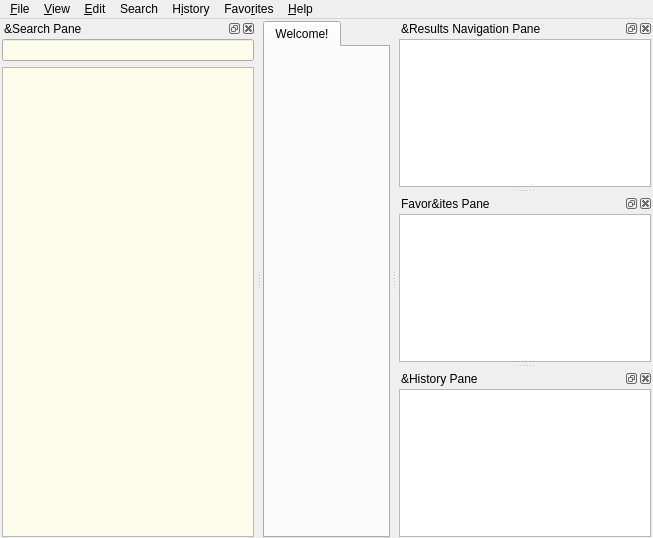
<?xml version="1.0" encoding="UTF-8"?>
<ui version="4.0">
 <class>MainWindow</class>
 <widget class="QMainWindow" name="MainWindow">
  <property name="geometry">
   <rect>
    <x>0</x>
    <y>0</y>
    <width>653</width>
    <height>538</height>
   </rect>
  </property>
  <property name="windowTitle">
   <string notr="true">GoldenDict</string>
  </property>
  <widget class="QWidget" name="centralWidget">
   <layout class="QHBoxLayout" name="horizontalLayout_2">
    <property name="leftMargin">
     <number>1</number>
    </property>
    <property name="topMargin">
     <number>2</number>
    </property>
    <property name="rightMargin">
     <number>1</number>
    </property>
    <property name="bottomMargin">
     <number>0</number>
    </property>
    <item>
     <widget class="MainTabWidget" name="tabWidget">
      <property name="currentIndex">
       <number>0</number>
      </property>
      <property name="iconSize">
       <size>
        <width>16</width>
        <height>16</height>
       </size>
      </property>
      <property name="elideMode">
       <enum>Qt::ElideRight</enum>
      </property>
      <widget class="QWidget" name="tab">
       <attribute name="title">
        <string>Welcome!</string>
       </attribute>
       <layout class="QHBoxLayout" name="horizontalLayout_4">
        <property name="leftMargin">
         <number>0</number>
        </property>
        <property name="topMargin">
         <number>0</number>
        </property>
        <property name="rightMargin">
         <number>0</number>
        </property>
        <property name="bottomMargin">
         <number>0</number>
        </property>
       </layout>
      </widget>
     </widget>
    </item>
   </layout>
  </widget>
  <widget class="QMenuBar" name="menubar">
   <property name="geometry">
    <rect>
     <x>0</x>
     <y>0</y>
     <width>653</width>
     <height>32</height>
    </rect>
   </property>
   <widget class="QMenu" name="menuFile">
    <property name="title">
     <string>&amp;File</string>
    </property>
    <addaction name="newTab"/>
    <addaction name="separator"/>
    <addaction name="pageSetup"/>
    <addaction name="printPreview"/>
    <addaction name="print"/>
    <addaction name="separator"/>
    <addaction name="saveArticle"/>
    <addaction name="separator"/>
    <addaction name="rescanFiles"/>
    <addaction name="separator"/>
    <addaction name="actionCloseToTray"/>
    <addaction name="quit"/>
   </widget>
   <widget class="QMenu" name="menu_Edit">
    <property name="title">
     <string>&amp;Edit</string>
    </property>
    <addaction name="dictionaries"/>
    <addaction name="preferences"/>
   </widget>
   <widget class="QMenu" name="menu_Help">
    <property name="title">
     <string>&amp;Help</string>
    </property>
    <addaction name="showReference"/>
    <addaction name="separator"/>
    <addaction name="visitHomepage"/>
    <addaction name="visitForum"/>
    <addaction name="separator"/>
    <addaction name="openConfigFolder"/>
    <addaction name="separator"/>
    <addaction name="about"/>
   </widget>
   <widget class="QMenu" name="menuView">
    <property name="title">
     <string>&amp;View</string>
    </property>
    <widget class="QMenu" name="menuZoom">
     <property name="title">
      <string>&amp;Zoom</string>
     </property>
    </widget>
    <addaction name="menuZoom"/>
   </widget>
   <widget class="QMenu" name="menuHistory">
    <property name="title">
     <string>H&amp;istory</string>
    </property>
    <addaction name="showHideHistory"/>
    <addaction name="exportHistory"/>
    <addaction name="importHistory"/>
    <addaction name="separator"/>
    <addaction name="clearHistory"/>
   </widget>
   <widget class="QMenu" name="menuSearch">
    <property name="title">
     <string>Search</string>
    </property>
    <addaction name="searchInPageAction"/>
    <addaction name="fullTextSearchAction"/>
   </widget>
   <widget class="QMenu" name="menuFavorites">
    <property name="title">
     <string>Favo&amp;rites</string>
    </property>
    <addaction name="showHideFavorites"/>
    <addaction name="exportFavorites"/>
    <addaction name="ExportFavoritesToList"/>
    <addaction name="importFavorites"/>
    <addaction name="SyncFavorites"/>
    <addaction name="separator"/>
    <addaction name="actionAddToFavorites"/>
   </widget>
   <addaction name="menuFile"/>
   <addaction name="menuView"/>
   <addaction name="menu_Edit"/>
   <addaction name="menuSearch"/>
   <addaction name="menuHistory"/>
   <addaction name="menuFavorites"/>
   <addaction name="menu_Help"/>
  </widget>
  <widget class="QDockWidget" name="searchPane">
   <property name="windowTitle">
    <string>&amp;Search Pane</string>
   </property>
   <attribute name="dockWidgetArea">
    <number>1</number>
   </attribute>
   <widget class="SearchPaneWidget" name="searchPaneWidget">
    <property name="sizePolicy">
     <sizepolicy hsizetype="Preferred" vsizetype="Preferred">
      <horstretch>0</horstretch>
      <verstretch>0</verstretch>
     </sizepolicy>
    </property>
    <layout class="QVBoxLayout" name="verticalLayout">
     <property name="leftMargin">
      <number>2</number>
     </property>
     <property name="topMargin">
      <number>1</number>
     </property>
     <property name="rightMargin">
      <number>2</number>
     </property>
     <property name="bottomMargin">
      <number>1</number>
     </property>
     <item>
      <widget class="QLineEdit" name="translateLine">
       <property name="minimumSize">
        <size>
         <width>200</width>
         <height>0</height>
        </size>
       </property>
       <property name="baseSize">
        <size>
         <width>0</width>
         <height>0</height>
        </size>
       </property>
       <property name="palette">
        <palette>
         <active>
          <colorrole role="Base">
           <brush brushstyle="SolidPattern">
            <color alpha="255">
             <red>254</red>
             <green>253</green>
             <blue>235</blue>
            </color>
           </brush>
          </colorrole>
         </active>
         <inactive>
          <colorrole role="Base">
           <brush brushstyle="SolidPattern">
            <color alpha="255">
             <red>254</red>
             <green>253</green>
             <blue>235</blue>
            </color>
           </brush>
          </colorrole>
         </inactive>
         <disabled>
          <colorrole role="Base">
           <brush brushstyle="SolidPattern">
            <color alpha="255">
             <red>255</red>
             <green>255</green>
             <blue>255</blue>
            </color>
           </brush>
          </colorrole>
         </disabled>
        </palette>
       </property>
       <property name="frame">
        <bool>true</bool>
       </property>
      </widget>
     </item>
     <item>
      <widget class="WordList" name="wordList">
       <property name="palette">
        <palette>
         <active>
          <colorrole role="Base">
           <brush brushstyle="SolidPattern">
            <color alpha="255">
             <red>254</red>
             <green>253</green>
             <blue>235</blue>
            </color>
           </brush>
          </colorrole>
         </active>
         <inactive>
          <colorrole role="Base">
           <brush brushstyle="SolidPattern">
            <color alpha="255">
             <red>254</red>
             <green>253</green>
             <blue>235</blue>
            </color>
           </brush>
          </colorrole>
         </inactive>
         <disabled>
          <colorrole role="Base">
           <brush brushstyle="SolidPattern">
            <color alpha="255">
             <red>255</red>
             <green>255</green>
             <blue>255</blue>
            </color>
           </brush>
          </colorrole>
         </disabled>
        </palette>
       </property>
      </widget>
     </item>
    </layout>
   </widget>
  </widget>
  <widget class="QDockWidget" name="dictsPane">
   <property name="windowTitle">
    <string>&amp;Results Navigation Pane</string>
   </property>
   <attribute name="dockWidgetArea">
    <number>2</number>
   </attribute>
   <widget class="DictsPaneWidget" name="dictsPaneWidget">
    <layout class="QVBoxLayout" name="verticalLayout_2">
     <property name="leftMargin">
      <number>2</number>
     </property>
     <property name="topMargin">
      <number>1</number>
     </property>
     <property name="rightMargin">
      <number>2</number>
     </property>
     <property name="bottomMargin">
      <number>1</number>
     </property>
     <item>
      <widget class="QListWidget" name="dictsList"/>
     </item>
    </layout>
   </widget>
  </widget>
  <widget class="QDockWidget" name="favoritesPane">
   <property name="windowTitle">
    <string>Favor&amp;ites Pane</string>
   </property>
   <attribute name="dockWidgetArea">
    <number>2</number>
   </attribute>
   <widget class="FavoritesPaneWidget" name="favoritesPaneWidget">
    <layout class="QVBoxLayout" name="verticalLayout_3">
     <property name="leftMargin">
      <number>2</number>
     </property>
     <property name="topMargin">
      <number>1</number>
     </property>
     <property name="rightMargin">
      <number>2</number>
     </property>
     <property name="bottomMargin">
      <number>1</number>
     </property>
     <item>
      <widget class="TreeView" name="favoritesTree"/>
     </item>
    </layout>
   </widget>
  </widget>
  <widget class="QDockWidget" name="historyPane">
   <property name="windowTitle">
    <string>&amp;History Pane</string>
   </property>
   <attribute name="dockWidgetArea">
    <number>2</number>
   </attribute>
   <widget class="HistoryPaneWidget" name="historyPaneWidget">
    <layout class="QVBoxLayout" name="verticalLayout_4">
     <property name="spacing">
      <number>2</number>
     </property>
     <property name="leftMargin">
      <number>2</number>
     </property>
     <property name="topMargin">
      <number>1</number>
     </property>
     <property name="rightMargin">
      <number>2</number>
     </property>
     <property name="bottomMargin">
      <number>1</number>
     </property>
     <item>
      <widget class="QListView" name="historyList"/>
     </item>
    </layout>
   </widget>
  </widget>
  <action name="dictionaries">
   <property name="icon">
    <iconset resource="resources.qrc">
     <normaloff>:/icons/book.png</normaloff>:/icons/book.png</iconset>
   </property>
   <property name="text">
    <string>&amp;Dictionaries...</string>
   </property>
   <property name="shortcut">
    <string>F3</string>
   </property>
   <property name="menuRole">
    <enum>QAction::NoRole</enum>
   </property>
  </action>
  <action name="preferences">
   <property name="icon">
    <iconset resource="resources.qrc">
     <normaloff>:/icons/configure.png</normaloff>:/icons/configure.png</iconset>
   </property>
   <property name="text">
    <string>&amp;Preferences...</string>
   </property>
   <property name="shortcut">
    <string>F4</string>
   </property>
   <property name="menuRole">
    <enum>QAction::PreferencesRole</enum>
   </property>
  </action>
  <action name="visitHomepage">
   <property name="text">
    <string>&amp;Homepage</string>
   </property>
   <property name="menuRole">
    <enum>QAction::NoRole</enum>
   </property>
  </action>
  <action name="about">
   <property name="text">
    <string>&amp;About</string>
   </property>
   <property name="toolTip">
    <string>About GoldenDict</string>
   </property>
   <property name="menuRole">
    <enum>QAction::AboutRole</enum>
   </property>
  </action>
  <action name="quit">
   <property name="text">
    <string>&amp;Quit</string>
   </property>
   <property name="toolTip">
    <string>Quit from application</string>
   </property>
   <property name="shortcut">
    <string>Ctrl+Q</string>
   </property>
   <property name="menuRole">
    <enum>QAction::QuitRole</enum>
   </property>
  </action>
  <action name="visitForum">
   <property name="text">
    <string>&amp;Forum</string>
   </property>
   <property name="menuRole">
    <enum>QAction::NoRole</enum>
   </property>
  </action>
  <action name="actionCloseToTray">
   <property name="text">
    <string>&amp;Close To Tray</string>
   </property>
   <property name="toolTip">
    <string>Minimizes the window to tray</string>
   </property>
   <property name="shortcut">
    <string>Ctrl+F4</string>
   </property>
   <property name="menuRole">
    <enum>QAction::NoRole</enum>
   </property>
  </action>
  <action name="saveArticle">
   <property name="icon">
    <iconset resource="resources.qrc">
     <normaloff>:/icons/filesave.png</normaloff>:/icons/filesave.png</iconset>
   </property>
   <property name="text">
    <string>&amp;Save Article</string>
   </property>
   <property name="toolTip">
    <string>Save Article</string>
   </property>
   <property name="shortcut">
    <string>F2</string>
   </property>
   <property name="menuRole">
    <enum>QAction::NoRole</enum>
   </property>
  </action>
  <action name="print">
   <property name="icon">
    <iconset resource="resources.qrc">
     <normaloff>:/icons/print.png</normaloff>:/icons/print.png</iconset>
   </property>
   <property name="text">
    <string>&amp;Print</string>
   </property>
   <property name="shortcut">
    <string>Ctrl+P</string>
   </property>
   <property name="menuRole">
    <enum>QAction::NoRole</enum>
   </property>
  </action>
  <action name="pageSetup">
   <property name="text">
    <string>Page Set&amp;up</string>
   </property>
   <property name="menuRole">
    <enum>QAction::NoRole</enum>
   </property>
  </action>
  <action name="printPreview">
   <property name="text">
    <string>Print Pre&amp;view</string>
   </property>
   <property name="menuRole">
    <enum>QAction::NoRole</enum>
   </property>
  </action>
  <action name="rescanFiles">
   <property name="text">
    <string>&amp;Rescan Files</string>
   </property>
   <property name="shortcut">
    <string>Ctrl+F5</string>
   </property>
   <property name="menuRole">
    <enum>QAction::NoRole</enum>
   </property>
  </action>
  <action name="clearHistory">
   <property name="text">
    <string>&amp;Clear</string>
   </property>
   <property name="menuRole">
    <enum>QAction::NoRole</enum>
   </property>
  </action>
  <action name="newTab">
   <property name="icon">
    <iconset resource="resources.qrc">
     <normaloff>:/icons/addtab.png</normaloff>:/icons/addtab.png</iconset>
   </property>
   <property name="text">
    <string>&amp;New Tab</string>
   </property>
   <property name="shortcut">
    <string>Ctrl+T</string>
   </property>
   <property name="shortcutContext">
    <enum>Qt::WidgetShortcut</enum>
   </property>
   <property name="menuRole">
    <enum>QAction::NoRole</enum>
   </property>
  </action>
  <action name="openConfigFolder">
   <property name="text">
    <string>&amp;Configuration Folder</string>
   </property>
   <property name="menuRole">
    <enum>QAction::NoRole</enum>
   </property>
  </action>
  <action name="showHideHistory">
   <property name="text">
    <string>&amp;Show</string>
   </property>
   <property name="shortcut">
    <string>Ctrl+H</string>
   </property>
   <property name="menuRole">
    <enum>QAction::NoRole</enum>
   </property>
  </action>
  <action name="exportHistory">
   <property name="text">
    <string>&amp;Export</string>
   </property>
   <property name="menuRole">
    <enum>QAction::NoRole</enum>
   </property>
  </action>
  <action name="importHistory">
   <property name="text">
    <string>&amp;Import</string>
   </property>
   <property name="menuRole">
    <enum>QAction::NoRole</enum>
   </property>
  </action>
  <action name="alwaysOnTop">
   <property name="checkable">
    <bool>true</bool>
   </property>
   <property name="text">
    <string>&amp;Always on Top</string>
   </property>
   <property name="toolTip">
    <string>Always on Top</string>
   </property>
   <property name="shortcut">
    <string>Ctrl+O</string>
   </property>
  </action>
  <action name="menuOptions">
   <property name="icon">
    <iconset resource="resources.qrc">
     <normaloff>:/icons/menu_button.png</normaloff>:/icons/menu_button.png</iconset>
   </property>
   <property name="text">
    <string>Menu Button</string>
   </property>
   <property name="toolTip">
    <string>Menu Button</string>
   </property>
  </action>
  <action name="searchInPageAction">
   <property name="text">
    <string>Search in page</string>
   </property>
   <property name="shortcut">
    <string>Ctrl+F</string>
   </property>
   <property name="menuRole">
    <enum>QAction::TextHeuristicRole</enum>
   </property>
  </action>
  <action name="fullTextSearchAction">
   <property name="text">
    <string>Full-text search</string>
   </property>
   <property name="shortcut">
    <string>Ctrl+Shift+F</string>
   </property>
   <property name="shortcutContext">
    <enum>Qt::WidgetWithChildrenShortcut</enum>
   </property>
   <property name="menuRole">
    <enum>QAction::TextHeuristicRole</enum>
   </property>
  </action>
  <action name="showReference">
   <property name="text">
    <string>GoldenDict reference</string>
   </property>
   <property name="shortcut">
    <string>F1</string>
   </property>
  </action>
  <action name="showHideFavorites">
   <property name="text">
    <string>Show</string>
   </property>
   <property name="shortcut">
    <string notr="true">Ctrl+I</string>
   </property>
  </action>
  <action name="exportFavorites">
   <property name="text">
    <string>Export</string>
   </property>
  </action>
  <action name="importFavorites">
   <property name="text">
    <string>Import</string>
   </property>
  </action>
  <action name="actionAddToFavorites">
   <property name="text">
    <string>Add</string>
   </property>
   <property name="statusTip">
    <string>Add current tab to Favorites</string>
   </property>
   <property name="shortcut">
    <string>Ctrl+E</string>
   </property>
  </action>
  <action name="ExportFavoritesToList">
   <property name="text">
    <string>Export to list</string>
   </property>
  </action>
  <action name="SyncFavorites">
   <property name="text">
    <string>Sync</string>
   </property>
  </action>
 </widget>
 <customwidgets>
  <customwidget>
   <class>SearchPaneWidget</class>
   <extends>QWidget</extends>
   <header>searchpanewidget.hh</header>
   <container>1</container>
  </customwidget>
  <customwidget>
   <class>DictsPaneWidget</class>
   <extends>QWidget</extends>
   <header>dictspanewidget.hh</header>
   <container>1</container>
  </customwidget>
  <customwidget>
   <class>MainTabWidget</class>
   <extends>QTabWidget</extends>
   <header>maintabwidget.hh</header>
   <container>1</container>
  </customwidget>
  <customwidget>
   <class>HistoryPaneWidget</class>
   <extends>QWidget</extends>
   <header>historypanewidget.hh</header>
   <container>1</container>
  </customwidget>
  <customwidget>
   <class>WordList</class>
   <extends>QListWidget</extends>
   <header>wordlist.hh</header>
  </customwidget>
  <customwidget>
   <class>FavoritesPaneWidget</class>
   <extends>QWidget</extends>
   <header>favoritespanewidget.hh</header>
   <container>1</container>
  </customwidget>
  <customwidget>
   <class>TreeView</class>
   <extends>QTreeView</extends>
   <header>treeview.hh</header>
  </customwidget>
 </customwidgets>
 <tabstops>
  <tabstop>translateLine</tabstop>
  <tabstop>tabWidget</tabstop>
  <tabstop>dictsList</tabstop>
 </tabstops>
 <resources>
  <include location="resources.qrc"/>
 </resources>
 <connections/>
</ui>
